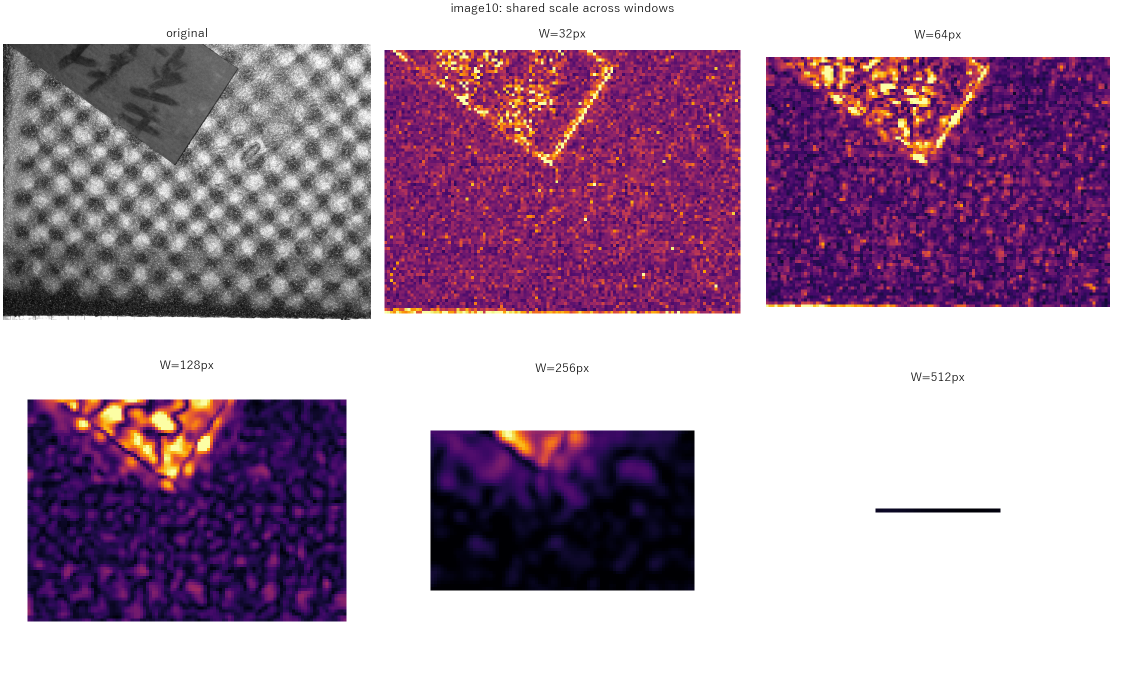
#> input picture output_strict_b8_window_maps/comparisons/image10_window_comparison_shared.png, 2250 x 1350 px, given in place of image1.png, which was not available (shown at 1/2 size)
$ python strict_b8_window_maps.py
#> lines starting #> are read from the running program, lines starting #| are printed output that depends on the picture; pictures that were not available may be replaced by others from this repository, and a replacement may not be noted
### multiscale_fft_experiment.py
#!/usr/bin/env python3
"""Exact neighboring-spectrum experiment and FFT worker benchmark."""
import argparse
import csv
import json
import os
import platform
import subprocess
import tempfile
import time
from datetime import datetime
from pathlib import Path

import matplotlib
matplotlib.use('Agg')
import matplotlib.pyplot as plt
import matplotlib.font_manager as fm
import numpy as np
import psutil
from PIL import Image, ImageDraw
from scipy import fft
from numpy.lib.stride_tricks import sliding_window_view

ROOT = Path(__file__).resolve().parent
DATA = ROOT / 'data20260903' / 'data20260903'
OUT = ROOT / 'output_multiscale_fft'
STRIDE, SPACING, BATCH, EPS = 16, 128, 64, np.float32(1e-12)
FMIN, FMAX = .02, .50

for font in ['Yu Gothic', 'Meiryo', 'Noto Sans CJK JP']:
    if font in {f.name for f in fm.fontManager.ttflist}:
        plt.rcParams['font.family'] = font
        break
plt.rcParams['axes.unicode_minus'] = False


# [113 lines left out: functions unique_dir, csv_write, analyze, shape_mask, load_labels, selections and 1 more, not called in this run]


def extent(r):
    return [r['xs'][0]-STRIDE/2,r['xs'][-1]+STRIDE/2,r['ys'][-1]+STRIDE/2,r['ys'][0]-STRIDE/2]


# [146 lines left out: functions plot_single, plot_comparison, multiscale, benchmark, main, not called in this run]


# [1 lines that do not run on import are left out]

### evaluate_all_radial_fft.py
#!/usr/bin/env python3
"""Resume-safe image-level evaluation of fixed radial FFT settings."""
import argparse
import csv
import json
import os
import shutil
import subprocess
import sys
import time
import unicodedata
from pathlib import Path

import matplotlib
matplotlib.use('Agg')
import matplotlib.pyplot as plt
import numpy as np
import psutil
from PIL import Image
from scipy import fft
from numpy.lib.stride_tricks import sliding_window_view
import multiscale_fft_experiment as base
import radial_fft_experiment as radial

N=256; STRIDE=16; SPACING=128; FREQ=(.01,.5); WIDTH=.01; EPS=base.EPS
MIN_REFERENCES=3; MIN_NORMAL=100; MIN_STD=1e-6
NO_GRID={1,19,20,21}
CLASSES=['局所変形','点状異常','線状異常','面状異常']
OUT=base.ROOT/'output_all_images_radial_fft'


# [10 lines left out: functions canon, annotation, not called in this run]


def neighbor_features(features,mask=None):
    ny,nx=features.shape[:2]; out=np.full((ny,nx),np.nan,np.float32); counts=np.zeros((ny,nx),np.uint8)
    median_time=score_time=0.; step=SPACING//STRIDE
    offsets=[(dy*step,dx*step) for dy in (-1,0,1) for dx in (-1,0,1) if dy or dx]
    for y in range(ny):
        for x in range(nx):
            adjacent=[features[y+dy,x+dx] for dy,dx in offsets if 0<=y+dy<ny and 0<=x+dx<nx]
            counts[y,x]=len(adjacent)
            if len(adjacent)<MIN_REFERENCES: continue
            t=time.perf_counter(); ref=np.median(np.stack(adjacent),axis=0); median_time+=time.perf_counter()-t
            t=time.perf_counter(); diff=features[y,x]-ref; diff=diff[mask] if mask is not None else diff
            out[y,x]=np.sqrt(np.mean(diff**2)); score_time+=time.perf_counter()-t
    return out,counts,median_time,score_time


def references(shape):
    h,w=shape; ny=max(0,(h-N)//STRIDE+1); nx=max(0,(w-N)//STRIDE+1); step=SPACING//STRIDE
    return np.asarray([[sum(0<=y+dy*step<ny and 0<=x+dx*step<nx for dy in (-1,0,1) for dx in (-1,0,1) if dy or dx) for x in range(nx)] for y in range(ny)])


def analyze(img,workers,batch,also_2d):
    started=time.perf_counter(); h,w=img.shape; ys=np.arange(0,h-N+1,STRIDE); xs=np.arange(0,w-N+1,STRIDE)
    _,_,_,specs=radial.grids(N,WIDTH,[FREQ]); spec=specs[FREQ]
    spectra=np.empty((len(ys),len(xs),spec['valid'].sum()),np.float32)
    hann=np.hanning(N).astype(np.float32); hann=np.outer(hann,hann)
    fft_s=rad_s=0.; memmap=None; temp=None
    if also_2d:
        import tempfile
        temp=tempfile.TemporaryDirectory(prefix='all_radial_fft_')
        memmap=np.memmap(Path(temp.name)/'spectra.dat',dtype=np.float32,mode='w+',shape=(len(ys),len(xs),N,N//2+1))
    for iy,y in enumerate(ys):
        windows=np.moveaxis(sliding_window_view(img[y:y+N],N,axis=1),1,0)[::STRIDE]
        for ix in range(0,len(xs),batch):
            v=np.asarray(windows[ix:ix+batch],dtype=np.float32).copy(); v-=v.mean(axis=(-2,-1),keepdims=True); v*=hann
            t=time.perf_counter(); z=fft.rfft2(v,axes=(-2,-1),workers=workers); fft_s+=time.perf_counter()-t
            power=(np.abs(fft.fftshift(z,axes=(-2,)))**2).astype(np.float32)
            total=np.maximum(power[:,spec['mask']].sum(axis=1),EPS)
            if also_2d:
                norm=power/total[:,None,None]; memmap[iy,ix:ix+batch]=(10*np.log10(norm+EPS)).astype(np.float32)
            t=time.perf_counter(); sums=power.reshape(len(power),-1)@spec['matrix']
            avg=sums[:,spec['valid']]/spec['counts'][spec['valid']][None,:]/total[:,None]
            spectra[iy,ix:ix+batch]=(10*np.log10(avg+EPS)).astype(np.float32); rad_s+=time.perf_counter()-t
    t=time.perf_counter(); scores,counts,median_s,score_s=neighbor_features(spectra); map_s=time.perf_counter()-t
    scores2=None; median2=score2=None
    if also_2d:
        scores2,_,median2,score2=neighbor_features(memmap,spec['mask']); del memmap; temp.cleanup()
    elapsed=time.perf_counter()-started
    return dict(xs=xs+N//2,ys=ys+N//2,scores=scores,counts=counts,spectra=spectra,scores2=scores2,bin_counts=spec['counts'],bin_valid=spec['valid'],fft_seconds=fft_s,radial_seconds=rad_s,median_seconds=median_s,score_seconds=score_s,map_seconds=map_s,total_seconds=elapsed,median_2d_seconds=median2,score_2d_seconds=score2,peak_memory_bytes=psutil.Process().memory_info().peak_wset if os.name=='nt' else None)


# [4 lines left out: function summary_stats, not called in this run]


def values(data,mask): return data['scores'][mask & np.isfinite(data['scores'])]


# [297 lines left out: functions defect_stats, classification, produce_images, process_one, weighted_threshold, load_evaluation and 4 more, not called in this run]


# [1 lines that do not run on import are left out]

### radial_fft_experiment.py
#!/usr/bin/env python3
"""Compare original 2-D FFT neighbor scores with radial power spectra."""
import argparse
import json
import os
import tempfile
import time
from pathlib import Path

import matplotlib
matplotlib.use('Agg')
import matplotlib.pyplot as plt
import numpy as np
import psutil
from PIL import Image
from scipy import fft
from scipy.sparse import csr_matrix
from numpy.lib.stride_tricks import sliding_window_view
import multiscale_fft_experiment as base

RANGES = [(0.005,0.50),(0.01,0.50),(0.02,0.50),(0.02,0.20)]
MAIN = (0.02,0.50)
STRIDE, SPACING, EPS = base.STRIDE, base.SPACING, base.EPS


def grids(n, width, ranges=RANGES):
    fy=np.fft.fftshift(np.fft.fftfreq(n)).astype(np.float32)
    fx=np.fft.rfftfreq(n).astype(np.float32)
    yy,xx=np.meshgrid(fy,fx,indexing='ij'); radius=np.sqrt(xx**2+yy**2)
    bins=np.floor(radius/width).astype(int)
    count_bins=int(np.floor(.5/width))+1
    weight=np.full(radius.shape,2,np.float32); weight[:,0]=1
    if n%2==0: weight[:,-1]=1
    specs={}
    for low,high in ranges:
        mask=(radius>=low)&(radius<=high); indexes=bins[mask]
        counts=np.bincount(indexes,weights=weight[mask],minlength=count_bins)
        valid=counts>=4
        ids=np.flatnonzero(mask.ravel()); selected=bins.ravel()[ids]
        # Linear power summation with conjugate multiplicities. Empty/underpopulated bins omitted.
        mat=csr_matrix((weight.ravel()[ids],(ids,selected)),shape=(radius.size,count_bins),dtype=np.float32)
        specs[(low,high)]={'mask':mask,'counts':counts,'valid':valid,'matrix':mat}
    return fy,fx,radius,specs


# [288 lines left out: functions check_full_fft, neighbor_compare, do_window, evaluate, draw_map, window_plots and 3 more, not called in this run]


# [1 lines that do not run on import are left out]

### strict_b8_window_maps.py
"""Radial-FFT RMS maps using every available one of the 8 surrounding blocks."""
from __future__ import annotations
import csv, time
from pathlib import Path
import numpy as np
from PIL import Image
import matplotlib; matplotlib.use('Agg')
import matplotlib.pyplot as plt
import evaluate_all_radial_fft as prev
import multiscale_fft_experiment as base

ROOT=Path(__file__).resolve().parent; OUT=ROOT/'output_strict_b8_window_maps'; WS=(32,64,128,256,512); STRIDE=16
def rms8(spectra, w):
    """Score every location from the mean of its in-image 8-neighbour subset."""
    step = w // STRIDE
    ny, nx, _ = spectra.shape
    out = np.full((ny, nx), np.nan, np.float32)
    counts = np.zeros((ny, nx), np.uint8)
    if step < 1:
        return out, counts

    ref_sum = np.zeros_like(spectra, dtype=np.float32)
    # NW, N, NE, W, E, SW, S and SE, one window width from the target.
    for dy, dx in ((-step, -step), (-step, 0), (-step, step),
                   (0, -step),                  (0, step),
                   (step, -step),  (step, 0),   (step, step)):
        target_y = slice(max(0, -dy), min(ny, ny - dy))
        target_x = slice(max(0, -dx), min(nx, nx - dx))
        ref_y = slice(max(0, dy), min(ny, ny + dy))
        ref_x = slice(max(0, dx), min(nx, nx + dx))
        ref_sum[target_y, target_x] += spectra[ref_y, ref_x]
        counts[target_y, target_x] += 1

    valid = counts > 0
    reference_mean = np.zeros_like(spectra, dtype=np.float32)
    reference_mean[valid] = ref_sum[valid] / counts[valid, None]
    out[valid] = np.sqrt(np.mean((spectra[valid] - reference_mean[valid]) ** 2, axis=-1))
    return out, counts
def main():
    (OUT/'maps').mkdir(parents=True,exist_ok=True); (OUT/'comparisons').mkdir(exist_ok=True); rows=[]
    oldN,oldS=prev.N,prev.SPACING
    for w in WS:
      maps={}
      for i in range(1,22):
        p=base.DATA/f'image{i}.png'; img=np.asarray(Image.open(p).convert('L'),dtype=np.float32); start=time.perf_counter(); prev.N=w; prev.SPACING=w
        # One adjacent reference only needs two window widths in each direction.
        if img.shape[0]<2*w or img.shape[1]<2*w:
          rows.append(dict(image_id=f'image{i}',window_size=w,stride=16,status='not evaluated',num_valid_locations=0,anomaly_min=None,anomaly_max=None,anomaly_mean=None,anomaly_median=None,anomaly_std=None,seconds=0)); continue
        r=prev.analyze(img,workers=1,batch=32,also_2d=False); score, ref_counts=rms8(r['spectra'],w); vals=score[np.isfinite(score)]; maps[i]=(img,r,score)
        np.savez_compressed(OUT/'maps'/f'image{i}_w{w}.npz',anomaly_map=score,x_centers=r['xs'],y_centers=r['ys'],window=w,stride=16,reference_spacing=w,reference_count=8,reference_counts=ref_counts)
        rows.append(dict(image_id=f'image{i}',window_size=w,stride=16,status='ok',num_valid_locations=len(vals),anomaly_min=float(vals.min()),anomaly_max=float(vals.max()),anomaly_mean=float(vals.mean()),anomaly_median=float(np.median(vals)),anomaly_std=float(vals.std()),seconds=time.perf_counter()-start)); print(i,w,flush=True)
      # all-image contact sheet; each image has its own robust display scale
      fig,axes=plt.subplots(7,3,figsize=(18,27),constrained_layout=True)
      for i,ax in zip(range(1,22),axes.flat):
        if i not in maps: ax.set_facecolor('black'); ax.set_title(f'image{i}: not evaluated'); ax.set_axis_off(); continue
        _,r,s=maps[i]; v=s[np.isfinite(s)]; lo,hi=np.percentile(v,[1,99]); im=ax.imshow(s,extent=base.extent(r),cmap='inferno',vmin=lo,vmax=hi); ax.set_title(f'image{i} n={len(v):,}'); ax.set_axis_off()
      fig.suptitle(f'Strict B method: W={w}px, stride=16px, 8 references at ±W, radial-spectrum RMS',fontsize=15,weight='bold'); fig.savefig(OUT/f'window_{w}_all_images.png',dpi=160); plt.close(fig)
      # per-image comparison built after all windows below
      maps=None
    prev.N,prev.SPACING=oldN,oldS
    with (OUT/'window_size_summary.csv').open('w',encoding='utf-8-sig',newline='') as f: writer=csv.DictWriter(f,fieldnames=rows[0].keys());writer.writeheader();writer.writerows(rows)
    # load maps and create image-wise shared/local scale comparisons
    for i in range(1,22):
      img=np.asarray(Image.open(base.DATA/f'image{i}.png').convert('L')); items=[]
      for w in WS:
        p=OUT/'maps'/f'image{i}_w{w}.npz'
        if p.exists():
          with np.load(p) as z: items.append((w,z['anomaly_map'],z['x_centers'],z['y_centers']))
      if not items: continue
      pool=np.concatenate([a[np.isfinite(a)] for _,a,_,_ in items]); lo,hi=np.percentile(pool,[1,99])
      for shared in (False,True):
        fig,axes=plt.subplots(2,3,figsize=(15,9),constrained_layout=True);axes[0,0].imshow(img,cmap='gray');axes[0,0].set_title('original');axes[0,0].set_axis_off()
        for ax,(w,a,x,y) in zip(axes.flat[1:],items):
          v=a[np.isfinite(a)]; l,h=(lo,hi) if shared else np.percentile(v,[1,99]); ax.imshow(a,extent=[x[0]-8,x[-1]+8,y[-1]+8,y[0]-8],cmap='inferno',vmin=l,vmax=h);ax.set_title(f'W={w}px');ax.set_axis_off()
        fig.suptitle(f'image{i}: '+('shared scale across windows' if shared else 'individual scale'));fig.savefig(OUT/'comparisons'/f'image{i}_window_comparison_{"shared" if shared else "individual"}.png',dpi=150);plt.close(fig)
    fig,ax=plt.subplots(figsize=(8,4));
    for w in WS:
      q=[r for r in rows if r['window_size']==w and r['status']=='ok'];ax.scatter([w]*len(q),[r['num_valid_locations'] for r in q],alpha=.6)
    ax.set(xlabel='window size (px)',ylabel='valid locations (at least 1 reference)');fig.savefig(OUT/'window_size_valid_locations.png',dpi=150,bbox_inches='tight');plt.close(fig)
    fig,ax=plt.subplots(figsize=(8,4));
    for w in WS:
      q=[r['seconds'] for r in rows if r['window_size']==w and r['status']=='ok'];ax.bar(str(w),np.median(q) if q else 0)
    ax.set(xlabel='window size (px)',ylabel='median processing seconds / image');fig.savefig(OUT/'window_size_runtime_summary.png',dpi=150,bbox_inches='tight');plt.close(fig)
    (OUT/'report.md').write_text('## Strict B8 radial-FFT maps\n\nEach block is mean-subtracted, Hann-windowed, and transformed with rFFT2. Power is normalized by total in-band power then radial-bin averaged; log10 power spectra over 0.01–0.50 cycles/pixel are compared. Score = RMS(target spectrum − mean of 8 reference spectra). Only all-8-reference locations are valid.\n',encoding='utf-8')
    (OUT/'report.md').write_text(
        '## Available-neighbour radial-FFT maps\n\n'
        'Each block is mean-subtracted, Hann-windowed, and transformed with rFFT2. '
        'Power is normalized by total in-band power then radial-bin averaged. '
        'Score = RMS(target spectrum minus the mean of available surrounding reference spectra). '
        'The candidates are NW, N, NE, W, E, SW, S and SE at one window-width separation; '
        'at edges and corners, only in-image candidates are used.\n',
        encoding='utf-8',
    )
if __name__=='__main__':main()
#> in main, `img = np.asarray(Image.open(p).convert('L'), dtype=np.float32)`:
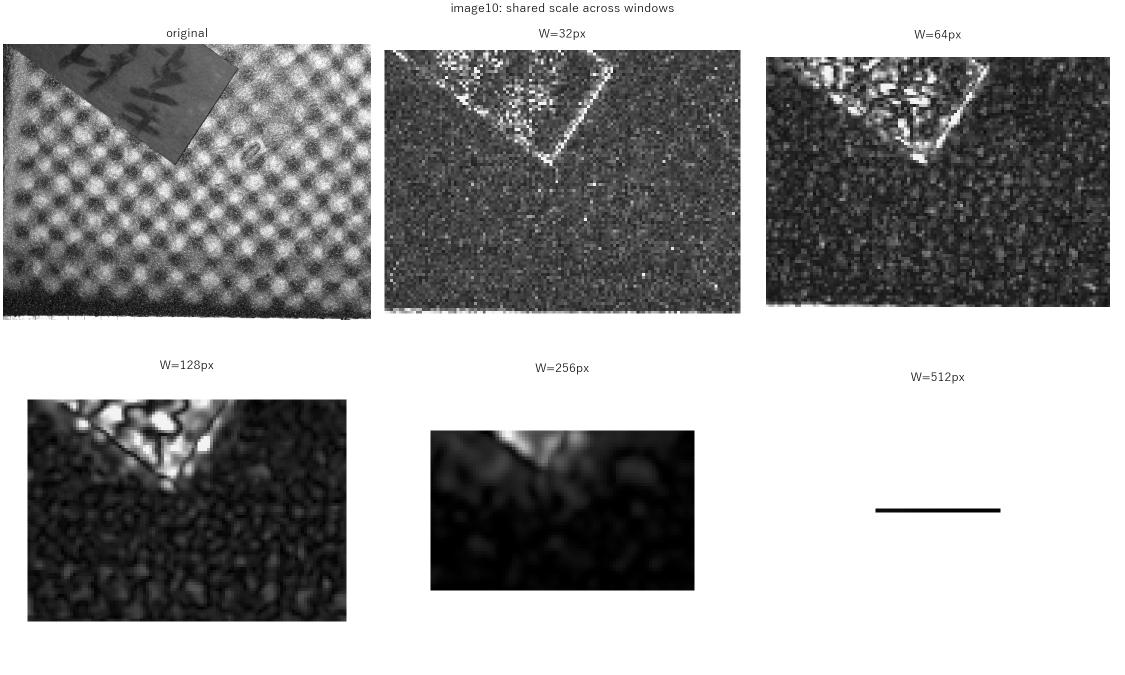
#> img: shape (1350, 2250) float32 (shown at 1/2 size); min 0, max 255, mean 159.1
#> after the loop in analyze, `for iy,y in enumerate(ys):`: fft_s = 0.0554; rad_s = 0.0563
#> in neighbor_features, `out = np.full((ny, nx), np.nan, np.float32)`: out: shape (83, 139) float32; every value is NaN or infinite
#> after the loop in neighbor_features, `for y in range(ny):`:
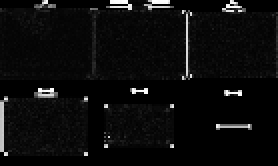
#> out: shape (83, 139) float32 (shown 2 times larger); min 0, max 92.98, mean 4.5; drawn with min black and max white
#> in analyze, `scores, counts, median_s, score_s = neighbor_features(spectra)`:
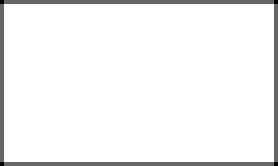
#> counts: shape (83, 139) (shown 2 times larger); min 3, max 8, mean 7.77; drawn with min black and max white
#> in analyze, `scores, counts, median_s, score_s = neighbor_features(spectra)`: median_s = 0.644; score_s = 0.185
#> in main, `r = prev.analyze(img, workers=1, batch=32, also_2d=False)`: r = 17 items
#> in rms8, `valid = counts > 0`: valid: shape (83, 139) bool; every value is 1
#> in rms8, `out[valid] = np.sqrt(np.mean((spectra[valid] - reference_mean[valid]) ..`:
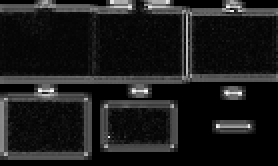
#> out: shape (83, 139) float32 (shown 2 times larger); min 0, max 81.55, mean 8.8; drawn with min black and max white
#> in main, `vals = score[np.isfinite(score)]`: vals = 11537 values, max 81.55 at index 6274, min 0 at index 0, mean 8.84
#> (the run stopped early here; a loop or call above may not have finished)

$ run again, on output_strict_b8_window_maps/comparisons/image18_window_comparison_shared.png
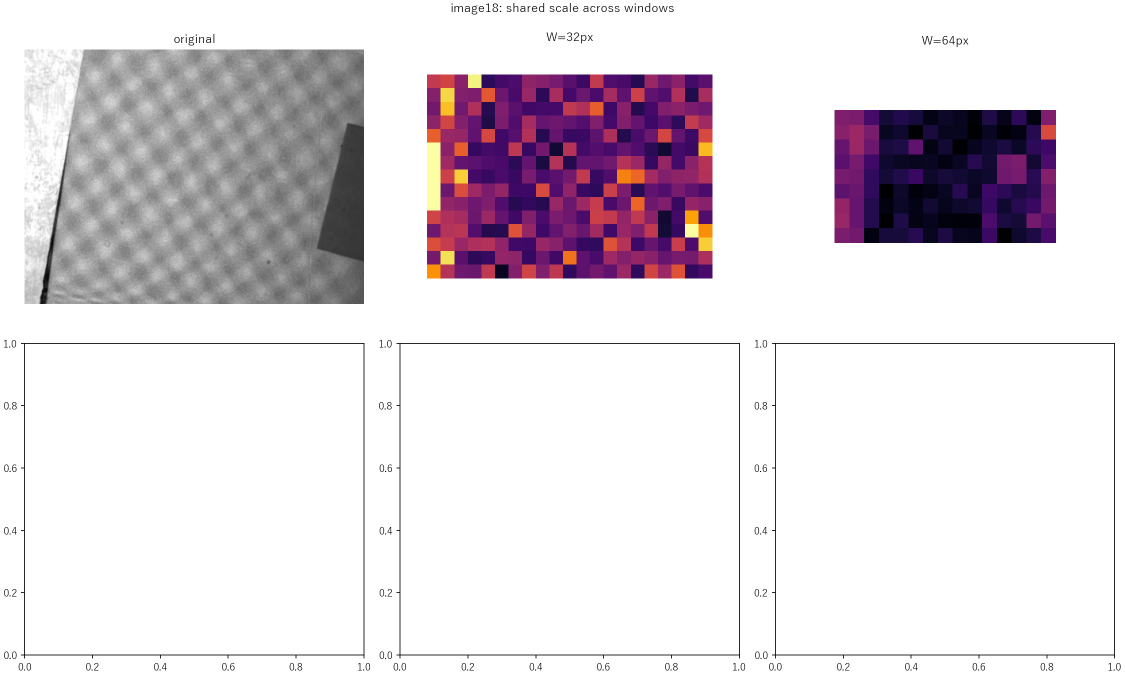
#> input picture output_strict_b8_window_maps/comparisons/image18_window_comparison_shared.png, 2250 x 1350 px, given in place of image1.png, which was not available (shown at 1/2 size)
#> after the loop in analyze, `for iy,y in enumerate(ys):`: fft_s = 0.0631; rad_s = 0.0687
#> after the loop in neighbor_features, `for y in range(ny):`:
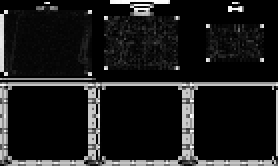
#> out: shape (83, 139) float32 (shown 2 times larger); min 0, max 93.09, mean 10.1; drawn with min black and max white
#> median_s = 0.691; score_s = 0.21
#> r = 17 items
#> valid: shape (83, 139) bool; every value is 1
#> in rms8, `out[valid] = np.sqrt(np.mean((spectra[valid] - reference_mean[valid]) ..`:
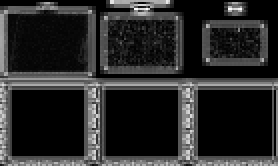
#> out: shape (83, 139) float32 (shown 2 times larger); min 0, max 80.99, mean 13.1; drawn with min black and max white
#> vals = 11537 values, max 80.99 at index 676, min 0 at index 0, mean 13.14

$ run again, on output_strict_b8_window_maps/comparisons/image1_window_comparison_individual.png
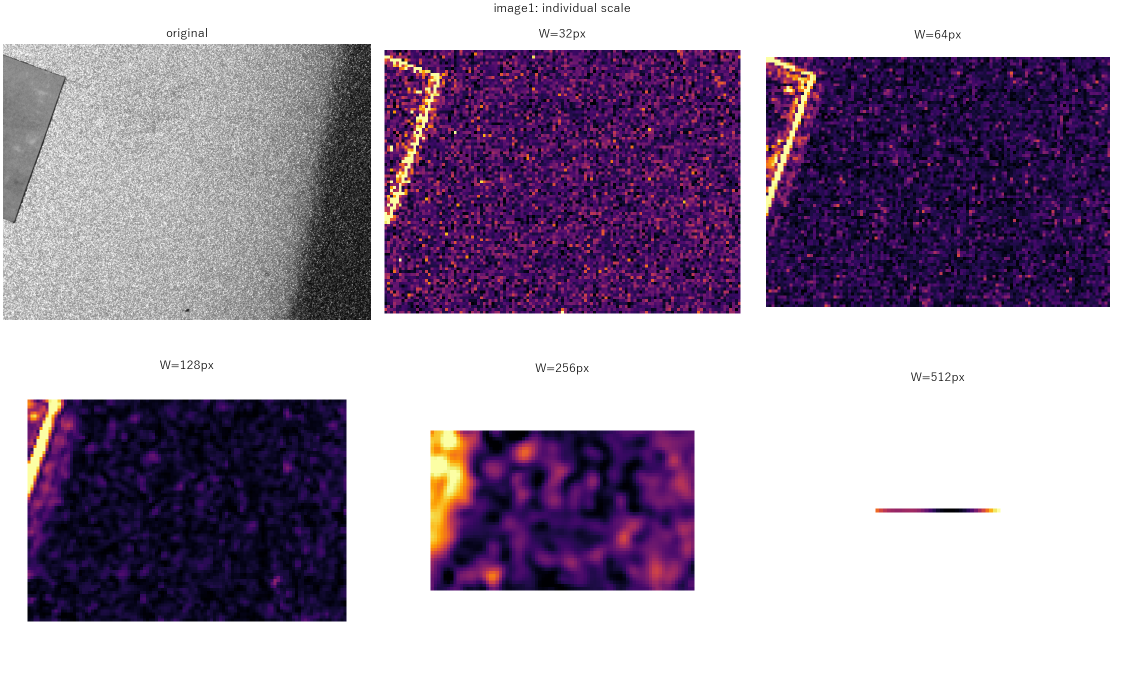
#> input picture output_strict_b8_window_maps/comparisons/image1_window_comparison_individual.png, 2250 x 1350 px, given in place of image1.png, which was not available (shown at 1/2 size)
#> after the loop in analyze, `for iy,y in enumerate(ys):`: fft_s = 0.0641; rad_s = 0.0692
#> after the loop in neighbor_features, `for y in range(ny):`:
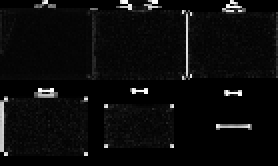
#> out: shape (83, 139) float32 (shown 2 times larger); min 0, max 92.98, mean 4.2; drawn with min black and max white
#> median_s = 0.667; score_s = 0.197
#> r = 17 items
#> valid: shape (83, 139) bool; every value is 1
#> in rms8, `out[valid] = np.sqrt(np.mean((spectra[valid] - reference_mean[valid]) ..`:
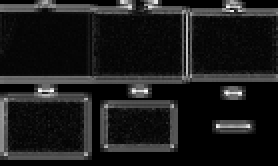
#> out: shape (83, 139) float32 (shown 2 times larger); min 0, max 81.55, mean 8.7; drawn with min black and max white
#> vals = 11537 values, max 81.55 at index 6274, min 0 at index 0, mean 8.69
